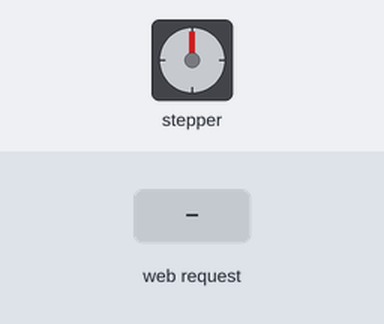
Bench run of a sketch on a simulated ESP32. Shown: stepper motor. Wiring (inferred from the names in the program): stepper motor driver (200 steps per turn assumed): step GPIO 25; direction GPIO 26; enable GPIO 27. Inputs (shaded band) come from the test bench. What the sketch prints to the serial monitor is not drawn.

Above: at 1.2 s.
1.3 s: HTTP request GET /move?steps=120&direction=120&speed=120 received
At 3.5 s:
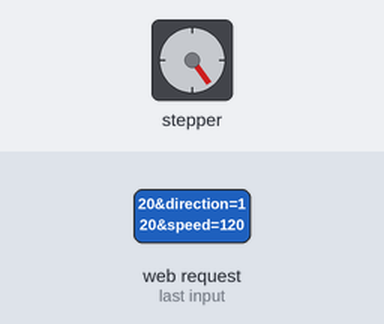
3.8 s: HTTP request GET /move?steps=120 received
At 5.5 s:
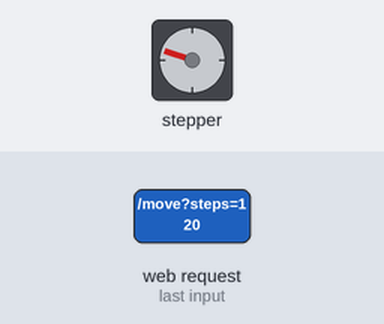
6.3 s: HTTP request GET /move?steps=120 received
At 8.5 s:
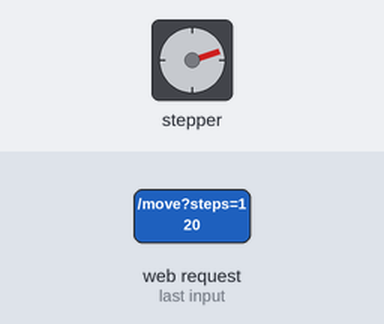
8.8 s: HTTP request GET /move?steps=120&direction=120&speed=120 received
At 10.5 s:
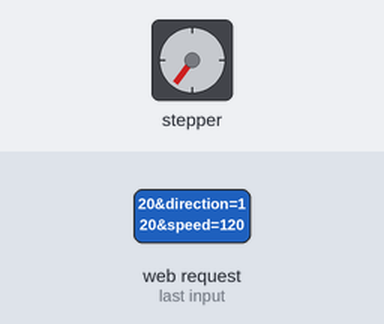
Timing chart, 0 to 12.0 s (numbered marks = the images above; inputs shaded):
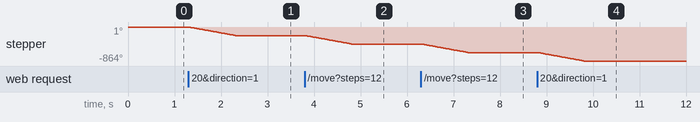

The sketch:

ESP32_NEMA17_Web_Controller.ino
```cpp
#include <WiFi.h>
#include <WebServer.h>

// =============================
// WiFi AP
// =============================
const char* AP_SSID = "P-TECH_MOTOR";
const char* AP_PASSWORD = "12345678";

// =============================
// A4988 pins
// =============================
#define STEP_PIN 25
#define DIR_PIN  26
#define EN_PIN   27

// =============================
// Web server
// =============================
WebServer server(80);

// =============================
// Motor variables
// =============================
long currentPosition = 0;

bool motorRunning = false;
bool directionForward = true;

long remainingSteps = 0;

unsigned long lastStepMicros = 0;

int stepSpeed = 500; // steps per second

// =============================
// HTML PAGE
// =============================
const char MAIN_PAGE[] PROGMEM = R"rawliteral(

<!DOCTYPE html>
<html>

<head>

<meta name="viewport"
      content="width=device-width, initial-scale=1">

<title>P-TECH Motor Control</title>

<style>

body {
    font-family: Arial;
    background: #111;
    color: white;
    text-align: center;
    margin: 0;
    padding: 20px;
}

.container {
    max-width: 500px;
    margin: auto;
    background: #222;
    padding: 25px;
    border-radius: 15px;
}

h1 {
    color: #00ff99;
}

input {
    width: 90%;
    padding: 15px;
    margin: 10px;
    font-size: 20px;
    border-radius: 8px;
    border: none;
}

button {
    padding: 15px 20px;
    margin: 8px;
    font-size: 17px;
    border: none;
    border-radius: 8px;
    cursor: pointer;
}

.forward {
    background: #00cc66;
    color: white;
}

.reverse {
    background: #ff9900;
    color: white;
}

.stop {
    background: #ff3333;
    color: white;
}

.reset {
    background: #555;
    color: white;
}

.status {
    margin-top: 20px;
    padding: 15px;
    background: #333;
    border-radius: 10px;
}

</style>

</head>

<body>

<div class="container">

<h1>P-TECH</h1>

<h2>NEMA 17 Motor Control</h2>

<label>Steps</label>

<input
    type="number"
    id="steps"
    value="200"
    min="1"
>

<label>Speed (steps/sec)</label>

<input
    type="number"
    id="speed"
    value="500"
    min="1"
    max="5000"
>

<br>

<button
    class="reverse"
    onclick="moveMotor('reverse')">
     REVERSE
</button>

<button
    class="forward"
    onclick="moveMotor('forward')">
    FORWARD
</button>

<br>

<button
    class="stop"
    onclick="stopMotor()">
    STOP
</button>

<br>

<button
    class="reset"
    onclick="resetPosition()">
    RESET POSITION
</button>

<div class="status">

<h3>Status</h3>

<p>
Position:
<span id="position">0</span>
steps
</p>

<p>
Motor:
<span id="motorStatus">Stopped</span>
</p>

</div>

</div>

<script>

function moveMotor(direction) {

    let steps =
        document.getElementById("steps").value;

    let speed =
        document.getElementById("speed").value;

    fetch(
        "/move?steps=" +
        steps +
        "&direction=" +
        direction +
        "&speed=" +
        speed
    );
}


function stopMotor() {

    fetch("/stop");

}


function resetPosition() {

    fetch("/reset");

}


function updateStatus() {

    fetch("/status")
    .then(response => response.json())
    .then(data => {

        document.getElementById("position").innerText =
            data.position;

        document.getElementById("motorStatus").innerText =
            data.running ? "Running" : "Stopped";

    });

}


setInterval(updateStatus, 300);

</script>

</body>

</html>

)rawliteral";

// =============================
// MOVE MOTOR
// =============================
void handleMove() {

    if (!server.hasArg("steps")) {
        server.send(400, "text/plain", "Missing steps");
        return;
    }

    long steps = server.arg("steps").toInt();

    if (steps <= 0) {
        server.send(400, "text/plain", "Invalid steps");
        return;
    }

    if (server.hasArg("direction")) {

        String dir = server.arg("direction");

        if (dir == "forward") {
            directionForward = true;
            digitalWrite(DIR_PIN, HIGH);
        }
        else {
            directionForward = false;
            digitalWrite(DIR_PIN, LOW);
        }
    }

    if (server.hasArg("speed")) {

        stepSpeed =
            server.arg("speed").toInt();

        if (stepSpeed < 1)
            stepSpeed = 1;

        if (stepSpeed > 5000)
            stepSpeed = 5000;
    }

    remainingSteps = steps;

    motorRunning = true;

    digitalWrite(EN_PIN, LOW);

    server.send(
        200,
        "text/plain",
        "Motor started"
    );
}

// =============================
// STOP
// =============================
void handleStop() {

    motorRunning = false;

    remainingSteps = 0;

    digitalWrite(EN_PIN, HIGH);

    server.send(
        200,
        "text/plain",
        "Motor stopped"
    );
}

// =============================
// RESET POSITION
// =============================
void handleReset() {

    currentPosition = 0;

    server.send(
        200,
        "text/plain",
        "Position reset"
    );
}

// =============================
// STATUS
// =============================
void handleStatus() {

    String json = "{";

    json += "\"position\":";
    json += currentPosition;

    json += ",";

    json += "\"running\":";
    json += motorRunning ? "true" : "false";

    json += "}";

    server.send(
        200,
        "application/json",
        json
    );
}

// =============================
// MOTOR CONTROL
// =============================
void runMotor() {

    if (!motorRunning)
        return;

    if (remainingSteps <= 0) {

        motorRunning = false;

        digitalWrite(EN_PIN, HIGH);

        return;
    }

    unsigned long interval =
        1000000UL / stepSpeed;

    unsigned long now =
        micros();

    if (now - lastStepMicros >= interval) {

        lastStepMicros = now;

        // STEP HIGH
        digitalWrite(STEP_PIN, HIGH);

        delayMicroseconds(3);

        // STEP LOW
        digitalWrite(STEP_PIN, LOW);

        remainingSteps--;

        if (directionForward)
            currentPosition++;
        else
            currentPosition--;
    }
}

// =============================
// SETUP
// =============================
void setup() {

    Serial.begin(115200);

    pinMode(STEP_PIN, OUTPUT);
    pinMode(DIR_PIN, OUTPUT);
    pinMode(EN_PIN, OUTPUT);

    digitalWrite(STEP_PIN, LOW);
    digitalWrite(DIR_PIN, LOW);

    // Disable driver initially
    digitalWrite(EN_PIN, HIGH);

    // Start WiFi AP
    WiFi.softAP(
        AP_SSID,
        AP_PASSWORD
    );

    Serial.println();
    Serial.println("================================");
    Serial.println("P-TECH NEMA 17 CONTROLLER");
    Serial.println("================================");

    Serial.print("WiFi SSID: ");
    Serial.println(AP_SSID);

    Serial.print("Password: ");
    Serial.println(AP_PASSWORD);

    Serial.print("Open: http://");
    Serial.println(WiFi.softAPIP());

    // Routes
    server.on(
        "/",
        HTTP_GET,
        []() {

            server.send_P(
                200,
                "text/html",
                MAIN_PAGE
            );

        }
    );

    server.on(
        "/move",
        HTTP_GET,
        handleMove
    );

    server.on(
        "/stop",
        HTTP_GET,
        handleStop
    );

    server.on(
        "/reset",
        HTTP_GET,
        handleReset
    );

    server.on(
        "/status",
        HTTP_GET,
        handleStatus
    );

    server.begin();

    Serial.println(
        "Web server started."
    );
}

// =============================
// LOOP
// =============================
void loop() {

    server.handleClient();

    runMotor();
}
```

Measured:
- after the input at 1.3 s, stepper: turns 216° counter-clockwise in 1.0 s, starting at once
- after the input at 3.8 s, stepper: turns 216° counter-clockwise in 1.0 s, starting at once
- after the input at 6.3 s, stepper: turns 216° counter-clockwise in 1.0 s, starting at once
- after the input at 8.8 s, stepper: turns 216° counter-clockwise in 1.0 s, starting at once
